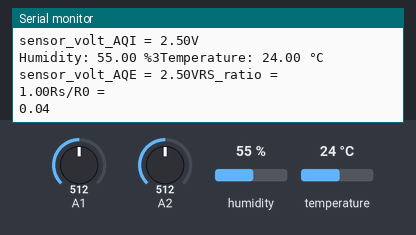
This sketch was run on a simulated Arduino Uno, built with avr-gcc and run on an emulated ATmega328P. Shown: the last lines printed to the serial monitor. Wiring (inferred from the names in the program): DHT11 sensor: data A0. Inputs (shaded band) come from the test bench; at power-on: humidity 55 %, A1 = 512, A2 = 512, temperature 24 °C.

Above: at 3.3 s.
3.4 s: humidity set to 22 %
At 4.5 s:
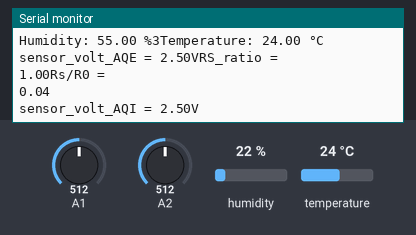
6.8 s: A1 set to 716
At 9.1 s:
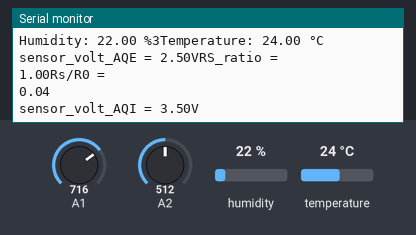
10.2 s: A2 set to 716
At 11.9 s:
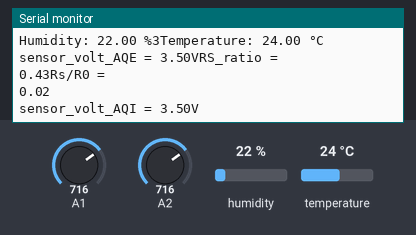
13.6 s: temperature set to 12 °C
At 16.2 s:
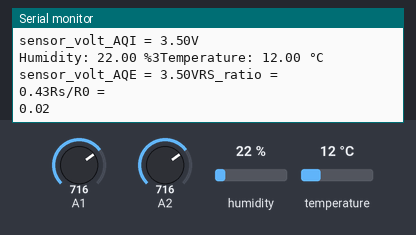
17.0 s: A1 set to 992
At 19.3 s:
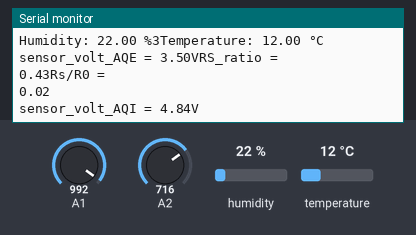
20.4 s: A2 set to 992
At 22.2 s:
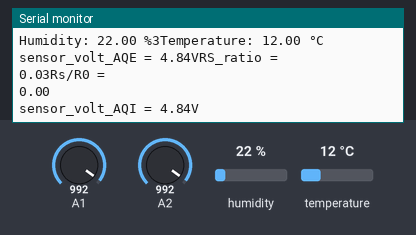
Timing chart, 0 to 23.7 s (numbered marks = the images above; inputs shaded):
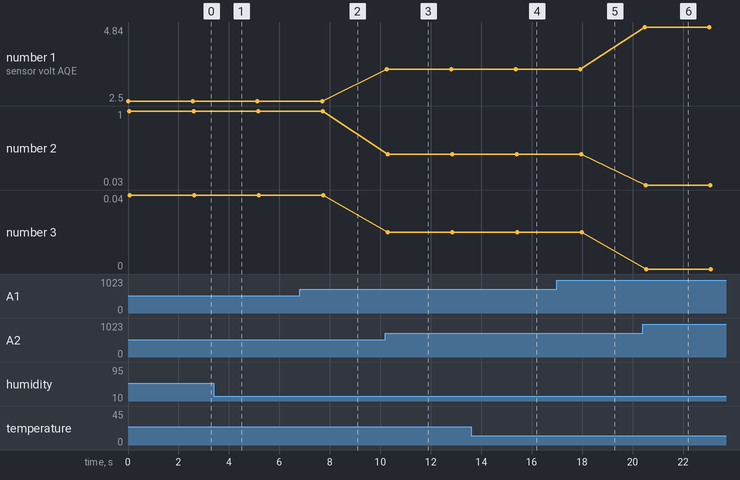

Measured:
- after the input at 6.8 s, the serial monitor: prints a new line after 1.9 s (image 2)
- after the input at 10.2 s, the serial monitor: prints a new line after 0.05 s (image 3)
- after the input at 13.6 s, the serial monitor: prints a new line after 1.7 s (image 4)
- after the input at 17.0 s, the serial monitor: prints a new line after 1.9 s (image 5)
- after the input at 20.4 s, the serial monitor: prints a new line after 0.08 s (image 6)
- plotted number 2: 1 → 0.43 after the input at 10.2 s, 0.43 → 0.03 after the input at 20.4 s
- plotted number 3: 0.04 → 0.02 after the input at 10.2 s

The sketch:

TempHumQAIQAE.ino
```cpp
// Test code Temperature Humidity Air Quaity

#include "DHT.h"
#include "AirQuality.h"
#include "Arduino.h"

#define DHTPIN A0         // what pin we're connected to for Temperature Humidity sensor

// Uncomment whatever type you're using!
#define DHTTYPE DHT11   // DHT 11
//#define DHTTYPE DHT22   // DHT 22  (AM2302)
//#define DHTTYPE DHT21   // DHT 21 (AM2301)

DHT dht(DHTPIN, DHTTYPE);

void setup()
{
  Serial.begin(9600);
  Serial.println("DHTxx test!");
  dht.begin();
}

void loop()
{

  // Gas Sensor Exterior
  float sensor_volt_AQE;
  float RS_gas; // Get value of RS in a GAS
  float ratio; // Get ratio RS_GAS/RS_air
  float sensorValue_AQE = analogRead(A2);
  sensor_volt_AQE=(float)sensorValue_AQE/1024*5.0;
  RS_gas = (5.0-sensor_volt_AQE)/sensor_volt_AQE; // omit *RL

  /*-Replace the name "R0" with the value of R0 in the demo of First Test -*/
  ratio = RS_gas/26;  // ratio = RS/R0
  /*-----------------------------------------------------------------------*/

  Serial.print("sensor_volt_AQE = ");
  Serial.print(sensor_volt_AQE);
  Serial.print("V");
  Serial.println("RS_ratio = ");
  Serial.print(RS_gas);
  Serial.println("Rs/R0 = ");
  Serial.print(ratio);

  Serial.print("\n");

  delay(1000);

 //Gas sensor interior
  float sensor_volt_AQI;
  float sensorValue_AQI;

  sensorValue_AQI = analogRead(A1);
  sensor_volt_AQI = sensorValue_AQI/1024*5.0;

  Serial.print("sensor_volt_AQI = ");
  Serial.print(sensor_volt_AQI);
  Serial.println("V");
  delay(1000);


  float h = dht.readHumidity();
  float t = dht.readTemperature();
  //Temperature & Humidity
  // check if returns are valid, if they are NaN (not a number) then something went wrong!
  if (isnan(t) || isnan(h))
  {
    Serial.println("Failed to read from DHT");
  }
  else
  {
    Serial.print("Humidity: ");
    Serial.print(h);
    Serial.print(" %3");
    Serial.print("Temperature: ");
    Serial.print(t);
    Serial.println(" °C");
  }

}
```
